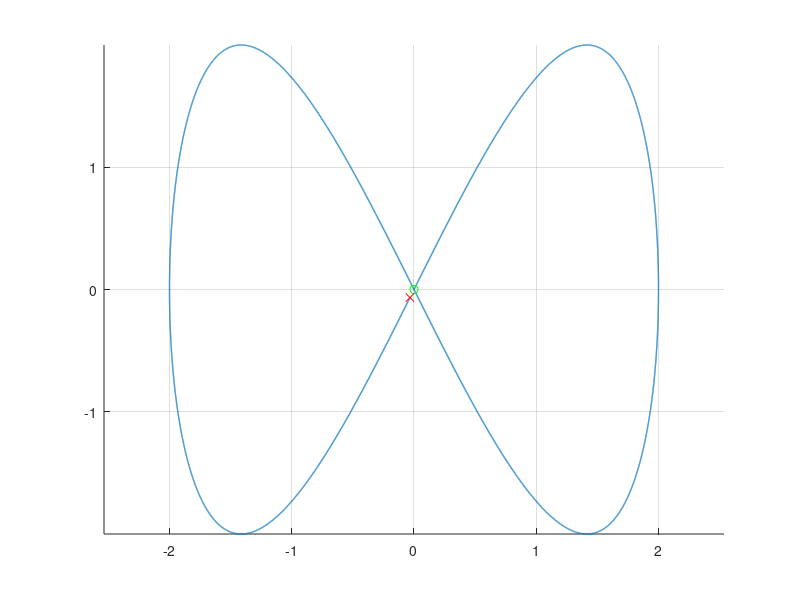

Source code (MATLAB): (Note: this script raises an error after producing the figure.)
%% 8 shaped trajectory
% Specify waypoints, times of arrival, and sampling rate. 
step_size = 0.01; % to modify
s = 0:0.01:94; % to modify
s = transpose(s);
xc = 0;
yc = 0;
R = 2;
wd = 1/15;
x = xc + R*sin(wd.*s);
y = yc + R*sin(2*wd.*s);
figure
hold all
plot(x,y,'LineWidth',1)
plot(x(1), y(1), 'go');
plot(x(end), y(end), 'rx');
hold off
grid on
axis equal

% Trajectory generation
filenamePlot = '../figure/Eight_Before_After_Timing_Law.pdf';
[t,x_dot,y_dot,x_dot_dot,y_dot_dot,theta,v_d,w_d] = trajectory_generation(unicycle,s,x,y,filenamePlot);

figure
title(theta)
plot(rad2deg(theta))
    
% Data for Simulink
[x_sim,y_sim,x_dot_sim,y_dot_sim,x_dot_dot_sim,y_dot_dot_sim,theta_sim] = data_simulink(t,x,y,x_dot,y_dot,x_dot_dot,y_dot_dot,theta);

Ts = t(2);